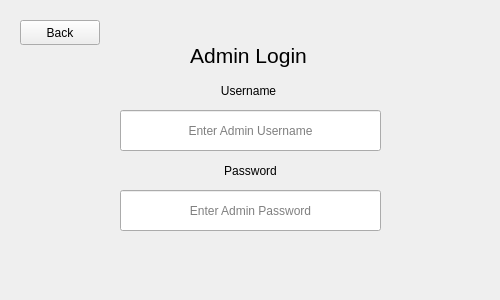
<?xml version="1.0" encoding="UTF-8"?>
<ui version="4.0">
 <class>AdminLogin</class>
 <widget class="QWidget" name="AdminLogin">
  <property name="geometry">
   <rect>
    <x>0</x>
    <y>0</y>
    <width>500</width>
    <height>300</height>
   </rect>
  </property>
  <property name="windowTitle">
   <string>Form</string>
  </property>
  <widget class="QPushButton" name="backButton">
   <property name="geometry">
    <rect>
     <x>20</x>
     <y>20</y>
     <width>80</width>
     <height>25</height>
    </rect>
   </property>
   <property name="text">
    <string>Back</string>
   </property>
  </widget>
  <widget class="QLabel" name="header_label">
   <property name="geometry">
    <rect>
     <x>13</x>
     <y>40</y>
     <width>471</width>
     <height>31</height>
    </rect>
   </property>
   <property name="font">
    <font>
     <pointsize>16</pointsize>
    </font>
   </property>
   <property name="text">
    <string>Admin Login</string>
   </property>
   <property name="alignment">
    <set>Qt::AlignCenter</set>
   </property>
  </widget>
  <widget class="QLineEdit" name="username_edit">
   <property name="geometry">
    <rect>
     <x>120</x>
     <y>110</y>
     <width>261</width>
     <height>41</height>
    </rect>
   </property>
   <property name="text">
    <string/>
   </property>
   <property name="alignment">
    <set>Qt::AlignCenter</set>
   </property>
   <property name="placeholderText">
    <string>Enter Admin Username</string>
   </property>
  </widget>
  <widget class="QLabel" name="username_label">
   <property name="geometry">
    <rect>
     <x>3</x>
     <y>80</y>
     <width>491</width>
     <height>21</height>
    </rect>
   </property>
   <property name="font">
    <font>
     <pointsize>9</pointsize>
    </font>
   </property>
   <property name="text">
    <string>Username</string>
   </property>
   <property name="alignment">
    <set>Qt::AlignCenter</set>
   </property>
  </widget>
  <widget class="QLabel" name="password_label">
   <property name="geometry">
    <rect>
     <x>0</x>
     <y>160</y>
     <width>501</width>
     <height>21</height>
    </rect>
   </property>
   <property name="font">
    <font>
     <pointsize>9</pointsize>
    </font>
   </property>
   <property name="text">
    <string>Password</string>
   </property>
   <property name="alignment">
    <set>Qt::AlignCenter</set>
   </property>
  </widget>
  <widget class="QLineEdit" name="password_edit">
   <property name="geometry">
    <rect>
     <x>120</x>
     <y>190</y>
     <width>261</width>
     <height>41</height>
    </rect>
   </property>
   <property name="text">
    <string/>
   </property>
   <property name="alignment">
    <set>Qt::AlignCenter</set>
   </property>
   <property name="placeholderText">
    <string>Enter Admin Password</string>
   </property>
  </widget>
  <widget class="QLabel" name="error_label">
   <property name="geometry">
    <rect>
     <x>0</x>
     <y>250</y>
     <width>501</width>
     <height>20</height>
    </rect>
   </property>
   <property name="styleSheet">
    <string notr="true">color:red</string>
   </property>
   <property name="text">
    <string/>
   </property>
   <property name="alignment">
    <set>Qt::AlignCenter</set>
   </property>
  </widget>
 </widget>
 <resources/>
 <connections/>
</ui>
